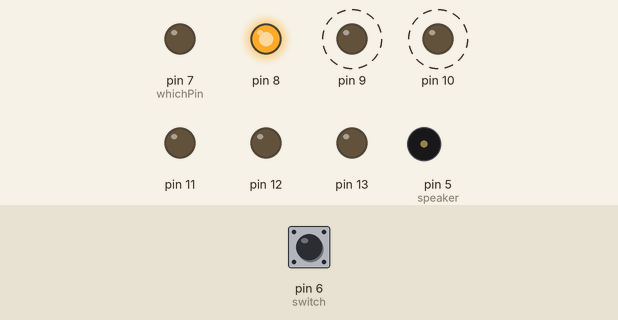
This sketch was run on a simulated Arduino Uno, built with avr-gcc and run on an emulated ATmega328P. Shown: output pins drawn as LEDs (lit = HIGH), buzzer (waves = sounding). Dashed ring = blinking. The test bench sets the inputs (shaded band); at power-on: pin 6 (switch) HIGH.

Above: at 1.26 s.
1.3 s: pin 6 (switch) pulled LOW for 3.2 s
At 2.6 s:
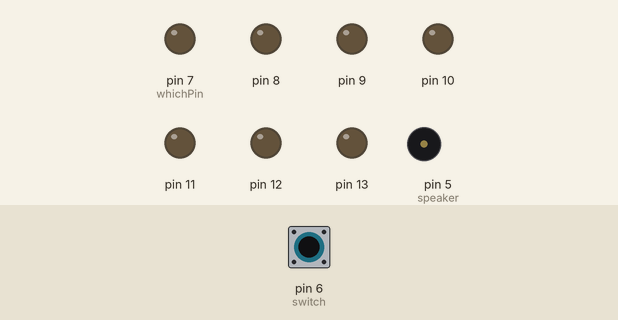
At 4.65 s:
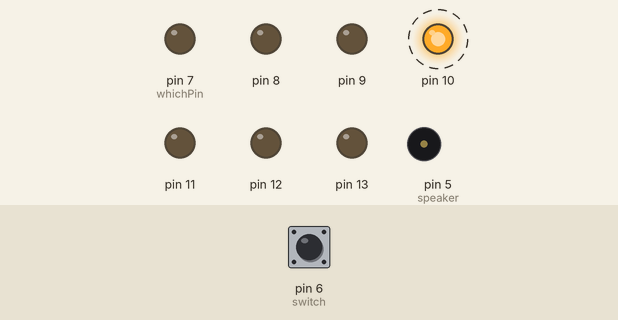
Timing chart, 0 to 12.0 s (numbered marks = the images above; inputs shaded):
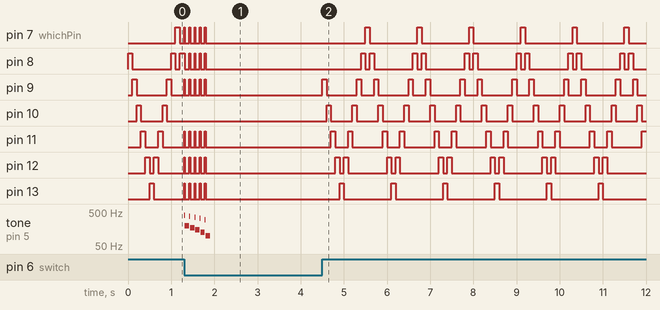

Measured:
- after the input at 1.3 s, tone on pin 5 (speaker): plays 400 Hz for 0.02 s, 200 Hz for 0.10 s, 375 Hz for 0.02 s, 175 Hz for 0.10 s, 350 Hz for 0.02 s, 150 Hz for 0.10 s … (10 notes in this stretch), starting at once

The sketch:

LEDScannerGameSound.ino
```cpp
///////////////////////////////////////////////////////////////////////////
// Our Variables
int lives = 3;
int score = 0;
int whichPin = 7;
int whichDirection = 1;
int delayTime = 100;

///////////////////////////////////////////////////////////////////////////
// Set up our pin modes
void setup()
{
  pinMode(5, OUTPUT); // speaker

  pinMode(6, INPUT_PULLUP); // switch

  pinMode(7, OUTPUT);
  pinMode(8, OUTPUT);
  pinMode(9, OUTPUT);
  pinMode(10, OUTPUT);
  pinMode(11, OUTPUT);
  pinMode(12, OUTPUT);
  pinMode(13, OUTPUT);
}

///////////////////////////////////////////////////////////////////////////
// Called when player wins a round
void Win()
{
  for(int i=0; i<5; ++i)
  {
    digitalWrite(10, HIGH);
    tone(5, 50* score + 100*i);
    delay(20);
    digitalWrite(10, LOW);
    tone(5, 50* score + 200*i);
    delay(50);
  }
  noTone(5);
}

///////////////////////////////////////////////////////////////////////////
// Called when player loses a round
void Lose()
{
  for(int i=0; i<5; ++i)
  {
    digitalWrite(7, HIGH);
    digitalWrite(8, HIGH);
    digitalWrite(9, HIGH);
    digitalWrite(10, LOW);
    digitalWrite(11, HIGH);
    digitalWrite(12, HIGH);
    digitalWrite(13, HIGH);
    tone(5,400-25*i);
    delay(20);
    digitalWrite(7, LOW);
    digitalWrite(8, LOW);
    digitalWrite(9, LOW);
    digitalWrite(10, LOW);
    digitalWrite(11, LOW);
    digitalWrite(12, LOW);
    digitalWrite(13, LOW);
    tone(5,200-25*i);
    delay(100);
  }
  noTone(5);
}

///////////////////////////////////////////////////////////////////////////
// Called when the game is over
void GameOver()
{
  for(int i=1000; i>100; i=i-50)
  {
    tone(5,i);
    delay(50);
  }
  noTone(5);

  while(true)
  {
    digitalWrite(whichPin, HIGH);
    delay(100);
    digitalWrite(whichPin, LOW);
    delay(400);
  }
}

///////////////////////////////////////////////////////////////////////////
void loop()
{
  // is the button pressed?
  if(digitalRead(6) == LOW)
  {
    // is the middle LED lit?
    if(whichPin == 10)
    {
      // Win!!
      Win();
      score = score + 1;

      // Make the game get faster
      delayTime = delayTime - 5;
    }
    else
    {
      // Lose
      Lose();

      // Lose a life
      lives = lives - 1;
      if(lives < 0)
        GameOver();
    }
    delay(1000);
    while(digitalRead(6) == LOW)
    {
      // dont do anything.. we're just waiting for
      // player to stop pressing the button
    }
  }
  else
  {
    // turn off the current pin
    digitalWrite(whichPin, LOW);

    // move to the next pin
    whichPin = whichPin + whichDirection;

    // if we reach the last pin, change direction
    // and come back again!
    if(whichPin >= 13)
      whichDirection = -1;
    else if(whichPin <= 7)
      whichDirection = 1;

    // turn on new pin
    digitalWrite(whichPin, HIGH);

    // and wait a bit!
    delay(delayTime);
  }
}
```
